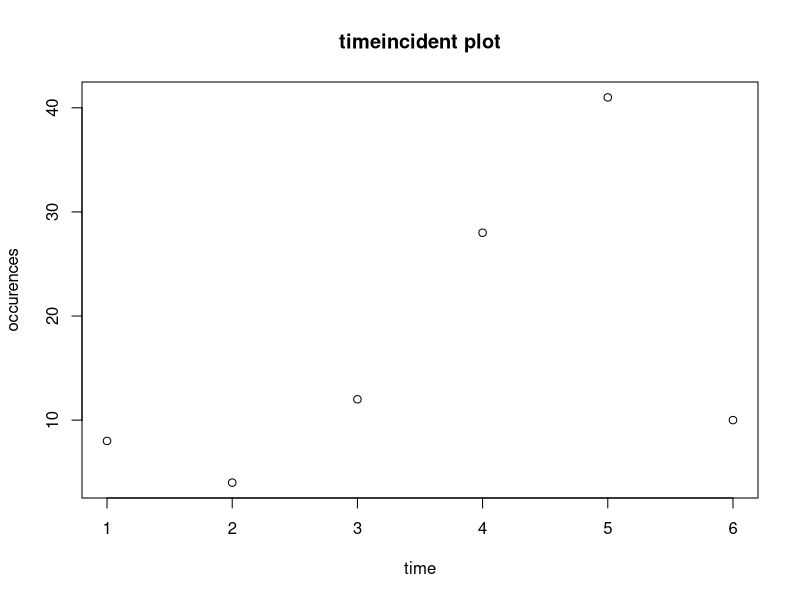

R code for this plot:
## ---- chunk 1
rm(list=ls())
## ---- chunk 2
knitr::opts_chunk$set(
	echo = TRUE
)
## ---- chunk 3
library(readxl)
library(tidyverse)
library(lubridate)

X919report_data <- read_excel("919report_data.xlsx",col_types=c("numeric","text","date",rep("text",39)))

fix.time <- function(x){
  return(str_split(x," ",simplify=T)[1,2])
}

clean.my.data = function(data) {
  df = data %>%
    select(-contains("Attended")) %>%
    select(-c(`Gender`, Height, `Weight (lbs)`, `Hair Colour`, `Call initiated to: Police (911)`, 
              `Call initiated to: Fire (911)`,`Vehicle ID`)) %>%

    mutate(`Naloxone` = as.character(`Naloxone`)) %>%
    mutate(`Naloxone` = ifelse(is.na(`Naloxone`), 
                                "", `Naloxone`)) %>%
    mutate(`Overdose` = as.numeric(`Overdose`)) %>%
    mutate(`Overdose` = if_else(is.na(`Overdose`), 
                                0, `Overdose`)) %>%
    mutate(`Call initiated to: Ambulance  (911)` = as.numeric(`Call initiated to: Ambulance  (911)`)) %>%
    mutate(`Call initiated to: Ambulance  (911)` = ifelse(is.na(`Call initiated to: Ambulance  (911)`), 
                                                           0, `Call initiated to: Ambulance  (911)`)) %>%

    mutate(`Event Location: Drop In` = as.numeric(`Event Location: Drop In`)) %>%
    mutate(`Event Location: Drop In` = ifelse(is.na(`Event Location: Drop In`), 
                                               0, `Event Location: Drop In`)) %>%
    mutate(`Event Location: Lobby` = as.numeric(`Event Location: Lobby`)) %>%
    mutate(`Event Location: Lobby` = ifelse(is.na(`Event Location: Lobby`), 
                                             0, `Event Location: Lobby`)) %>%
    mutate(`Event Location: Courtyard` = as.numeric(`Event Location: Courtyard`)) %>%
    mutate(`Event Location: Courtyard` = ifelse(is.na(`Event Location: Courtyard`), 
                                                 0, `Event Location: Courtyard`)) %>%
    mutate(`Event Location: Kitchen` = as.numeric(`Event Location: Kitchen`)) %>%
    mutate(`Event Location: Kitchen` = ifelse(is.na(`Event Location: Kitchen`), 
                                               0, `Event Location: Kitchen`)) %>%
    mutate(`Event Location: Dinning Area` = as.numeric(`Event Location: Dinning Area`)) %>%
    mutate(`Event Location: Dinning Area` = ifelse(is.na(`Event Location: Dinning Area`), 
                                                    0, `Event Location: Dinning Area`)) %>%
    mutate(`Event Location: Chapel` = as.numeric(`Event Location: Chapel`)) %>%
    mutate(`Event Location: Chapel` = ifelse(is.na(`Event Location: Chapel`), 
                                              0, `Event Location: Chapel`)) %>%
    mutate(`Event Location: Hygiene` = as.numeric(`Event Location: Hygiene`)) %>%
    mutate(`Event Location: Hygiene` = ifelse(is.na(`Event Location: Hygiene`), 
                                               0, `Event Location: Hygiene`)) %>%
    mutate(`Event Location: Games room` = as.numeric(`Event Location: Games room`)) %>%
    mutate(`Event Location: Games room` = ifelse(is.na(`Event Location: Games room`), 
                                                  0, `Event Location: Games room`)) %>%
    mutate(`Event Location: Shipping&Reveiving Area` = as.numeric(`Event Location: Shipping&Reveiving Area`)) %>%
    mutate(`Event Location: Shipping&Reveiving Area` = ifelse(is.na(`Event Location: Shipping&Reveiving Area`), 
                                                               0, `Event Location: Shipping&Reveiving Area`)) %>%
    mutate(`Event Location: Common Housing Area` = as.numeric(`Event Location: Common Housing Area`)) %>%
    mutate(`Event Location: Common Housing Area` = ifelse(is.na(`Event Location: Common Housing Area`), 
                                                           0, `Event Location: Common Housing Area`)) %>%
    mutate(`Event Location: In Room` = as.numeric(`Event Location: In Room`)) %>%
    mutate(`Event Location: In Room` = ifelse(is.na(`Event Location: In Room`), 
                                               0, `Event Location: In Room`)) %>%
    mutate(`Event Location: Perimeter` = as.numeric(`Event Location: Perimeter`)) %>%
    mutate(`Event Location: Perimeter` = ifelse(is.na(`Event Location: Perimeter`), 
                                                 0, `Event Location: Perimeter`)) %>%
    mutate(`Event Location:Snack Bar` = as.numeric(`Event Location:Snack Bar`)) %>%
    mutate(`Event Location:Snack Bar` = ifelse(is.na(`Event Location:Snack Bar`), 
                                                0, `Event Location:Snack Bar`)) %>%
    mutate(`Other: (Enter)` = ifelse(is.na(`Other: (Enter)`) | X919report_data$`Other: (Enter)`=="0", "0", "1")) %>%
    mutate(`Other: (Enter)` = as.numeric(`Other: (Enter)`)) %>%                                            

    mutate(`Incident Teyp(S):  Medical` = as.numeric(`Incident Teyp(S):  Medical`)) %>%
    mutate(`Incident Teyp(S):  Medical` = ifelse(is.na(`Incident Teyp(S):  Medical`), 
                                0, `Incident Teyp(S):  Medical`)) %>%
    mutate(`Incident Teyp(S):  Injury` = as.numeric(`Incident Teyp(S):  Injury`)) %>%
    mutate(`Incident Teyp(S):  Injury` = ifelse(is.na(`Incident Teyp(S):  Injury`), 
                                0, `Incident Teyp(S):  Injury`)) %>%
    mutate(`Incident Teyp(S):  Drug/Alcohol` = as.numeric(`Incident Teyp(S):  Drug/Alcohol`)) %>%
    mutate(`Incident Teyp(S):  Injury` = ifelse(is.na(`Incident Teyp(S):  Drug/Alcohol`), 
                                0, `Incident Teyp(S):  Drug/Alcohol`)) %>%
    mutate(`Incident Teyp(S): Violence` = as.numeric(`Incident Teyp(S): Violence`)) %>%
    mutate(`Incident Teyp(S): Violence` = ifelse(is.na(`Incident Teyp(S): Violence`), 
                                0, `Incident Teyp(S): Violence`)) %>%        
    mutate(`Incident Teyp(S): Staff Abuse` = as.numeric(`Incident Teyp(S): Staff Abuse`)) %>%
    mutate(`Incident Teyp(S): Staff Abuse` = ifelse(is.na(`Incident Teyp(S): Staff Abuse`), 
                                0, `Incident Teyp(S): Staff Abuse`)) %>% 
    mutate(`Incident Teyp(S):  Refuse to leave` = as.numeric(`Incident Teyp(S):  Refuse to leave`)) %>%
    mutate(`Incident Teyp(S):  Refuse to leave` = ifelse(is.na(`Incident Teyp(S):  Refuse to leave`), 
                                0, `Incident Teyp(S):  Refuse to leave`)) %>%                                
    mutate(`Incident Teyp(S): Property Damage` = as.numeric(`Incident Teyp(S): Property Damage`)) %>%
    mutate(`Incident Teyp(S): Property Damage` = ifelse(is.na(`Incident Teyp(S): Property Damage`), 
                                0, `Incident Teyp(S): Property Damage`)) %>%                             
    mutate(`Incident Teyp(S): Other (Type)` = ifelse(is.na(`Incident Teyp(S): Other (Type)`)
                                                    | X919report_data$`Incident Teyp(S): Other (Type)`=='(blank)'
                                                    | X919report_data$`Incident Teyp(S): Other (Type)`=='0',
                                "0", "1")) %>%
    mutate(`Incident Teyp(S): Other (Type)` = as.numeric(`Incident Teyp(S): Other (Type)`)) %>%

    drop_na()
  
  df$Time = sapply(df$Time, FUN=fix.time)
  
  df = df %>%
    mutate(Time=hms::as.hms(Time))
}


newdata<-clean.my.data(X919report_data)
  
## ---- chunk 4
summary(X919report_data)
## ---- chunk 5
timeincident<- newdata[,grepl('Incident',names(newdata))]
timeincident<-cbind(rowSums(timeincident),newdata$Time)


firstmorning=colSums(timeincident[timeincident[,2]<14400,])[1]
secondmorning=colSums(timeincident[timeincident[,2]>14400&timeincident[,2]<28800,])[1]
thirdmorning=colSums(timeincident[timeincident[,2]>28800&timeincident[,2]<43200,])[1]
firstafternoon= colSums(timeincident[timeincident[,2]>43200&timeincident[,2]<57600,])[1]
secondafternoon = colSums(timeincident[timeincident[,2]>57600&timeincident[,2]<72000,])[1]
thirdafternoon = colSums(timeincident[timeincident[,2]>72000&timeincident[,2]<86400,])[1]

realtimeincident <- c(firstmorning,secondmorning,thirdmorning,firstafternoon,secondafternoon,thirdafternoon)
names(realtimeincident) <- c("first morning","second morning", "third morning","first afternoon","seconda afternoon","third afternoon")
summary(realtimeincident)
plot(realtimeincident,main="timeincident plot",xlab="time",ylab="occurences")
#
# Incidents are likely to be occurred more during noon and early afternoon. 
# 41 incidents took place during early afternoon, which is the highest number of the day
#
## ---- chunk 6
#Numbers of Over dose calls to ambulance
OverdosetoAmbulance <-X919report_data$Overdose[X919report_data$`Call initiated to: Ambulance  (911)`>0]
length(which(OverdosetoAmbulance>0))

## ---- chunk 7
#number of calls to police (first responders)
policelist<-X919report_data$`Call initiated to: Police (911)`[X919report_data$`Attended By: Police`>0]
length(which(policelist>0))

#number of calls to ambulance
ambulancelist<-X919report_data$`Call initiated to: Ambulance  (911)`[X919report_data$`Attended By: Ambulance`>0]
length(which(ambulancelist>0))

#number of calls to fire department
firelist<-X919report_data$`Call initiated to: Fire (911)`[X919report_data$`Attended By:Fire`>0]
length(which(firelist>0))
## ---- chunk 8
timeevent<- newdata[,grepl('Event',names(newdata))]
timeevent<-cbind(timeevent,newdata$Time,newdata$`Other: (Enter)`)
colnames(timeevent)[ncol(timeevent)]<-"Other"
colnames(timeevent)[ncol(timeevent)-1]<-"Time"
timeevent <- timeevent[order(timeevent$Time),]

cor(as.numeric(timeevent$Time),timeevent$`Event Location: Drop In`) # approximately zero, which means nearly distinct relationship 
cor(as.numeric(timeevent$Time),timeevent$`Event Location: Lobby`) # approximately zero, which means closely distinct relationship
cor(as.numeric(timeevent$Time),timeevent$`Event Location: Courtyard`) # negative correlation but close to zero --> nearly opposite 
cor(as.numeric(timeevent$Time),timeevent$`Event Location: Kitchen`) #never happen
cor(as.numeric(timeevent$Time),timeevent$`Event Location: Dinning Area`) # negative correlation but close to zero --> nearly opposite 
cor(as.numeric(timeevent$Time),timeevent$`Event Location: Chapel`) #never happen
cor(as.numeric(timeevent$Time),timeevent$`Event Location: Hygiene`) # negative correlation --> opposite (time gradually passes, less incidents took place here)
cor(as.numeric(timeevent$Time),timeevent$`Event Location: Games room`) #never happen
cor(as.numeric(timeevent$Time),timeevent$`Event Location: Shipping&Reveiving Area`) #never happen 
cor(as.numeric(timeevent$Time),timeevent$`Event Location: Common Housing Area`) # negative correlation but close to zero --> nearly opposite 
cor(as.numeric(timeevent$Time),timeevent$`Event Location: Perimeter`) #postive correlation --> time passes more incidents happen here
cor(as.numeric(timeevent$Time),timeevent$`Event Location: In Room`) #never happen
cor(as.numeric(timeevent$Time),timeevent$`Event Location:Snack Bar`) #never happen
cor(as.numeric(timeevent$Time),timeevent$Other) #close to zero --> somewhat connected 
#



